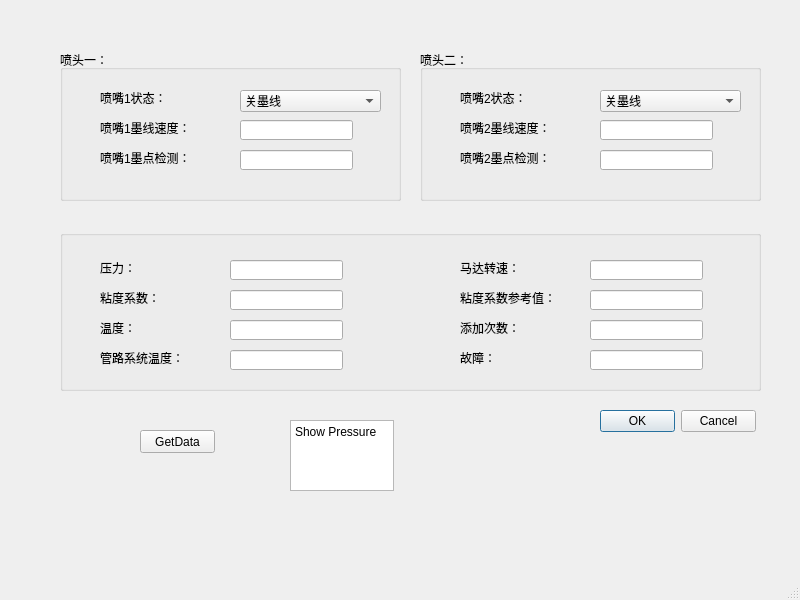
<?xml version="1.0" encoding="UTF-8"?>
<ui version="4.0">
 <class>Jetstatus</class>
 <widget class="QMainWindow" name="Jetstatus">
  <property name="geometry">
   <rect>
    <x>0</x>
    <y>0</y>
    <width>800</width>
    <height>600</height>
   </rect>
  </property>
  <property name="windowTitle">
   <string>MainWindow</string>
  </property>
  <widget class="QWidget" name="centralwidget">
   <widget class="QGroupBox" name="groupBox">
    <property name="geometry">
     <rect>
      <x>60</x>
      <y>50</y>
      <width>341</width>
      <height>151</height>
     </rect>
    </property>
    <property name="title">
     <string>喷头一：</string>
    </property>
    <widget class="QLabel" name="label">
     <property name="geometry">
      <rect>
       <x>40</x>
       <y>40</y>
       <width>71</width>
       <height>16</height>
      </rect>
     </property>
     <property name="text">
      <string>喷嘴1状态：</string>
     </property>
    </widget>
    <widget class="QComboBox" name="comboBox">
     <property name="geometry">
      <rect>
       <x>180</x>
       <y>40</y>
       <width>141</width>
       <height>22</height>
      </rect>
     </property>
     <item>
      <property name="text">
       <string>关墨线</string>
      </property>
     </item>
     <item>
      <property name="text">
       <string>开墨线</string>
      </property>
     </item>
     <item>
      <property name="text">
       <string>墨线更新</string>
      </property>
     </item>
     <item>
      <property name="text">
       <string>墨线稳定性检测</string>
      </property>
     </item>
     <item>
      <property name="text">
       <string>溶剂吸入</string>
      </property>
     </item>
     <item>
      <property name="text">
       <string>打通喷嘴</string>
      </property>
     </item>
     <item>
      <property name="text">
       <string>墨线调整</string>
      </property>
     </item>
    </widget>
    <widget class="QLabel" name="label_2">
     <property name="geometry">
      <rect>
       <x>40</x>
       <y>70</y>
       <width>101</width>
       <height>16</height>
      </rect>
     </property>
     <property name="text">
      <string>喷嘴1墨线速度：</string>
     </property>
    </widget>
    <widget class="QLineEdit" name="lineEdit_5">
     <property name="geometry">
      <rect>
       <x>180</x>
       <y>70</y>
       <width>113</width>
       <height>20</height>
      </rect>
     </property>
    </widget>
    <widget class="QLabel" name="label_38">
     <property name="geometry">
      <rect>
       <x>40</x>
       <y>100</y>
       <width>101</width>
       <height>16</height>
      </rect>
     </property>
     <property name="text">
      <string>喷嘴1墨点检测：</string>
     </property>
    </widget>
    <widget class="QLineEdit" name="lineEdit_6">
     <property name="geometry">
      <rect>
       <x>180</x>
       <y>100</y>
       <width>113</width>
       <height>20</height>
      </rect>
     </property>
    </widget>
   </widget>
   <widget class="QGroupBox" name="groupBox_2">
    <property name="geometry">
     <rect>
      <x>60</x>
      <y>230</y>
      <width>701</width>
      <height>161</height>
     </rect>
    </property>
    <property name="title">
     <string/>
    </property>
    <widget class="QLabel" name="label_5">
     <property name="geometry">
      <rect>
       <x>40</x>
       <y>30</y>
       <width>41</width>
       <height>16</height>
      </rect>
     </property>
     <property name="text">
      <string>压力：</string>
     </property>
    </widget>
    <widget class="QLabel" name="label_6">
     <property name="geometry">
      <rect>
       <x>40</x>
       <y>60</y>
       <width>61</width>
       <height>16</height>
      </rect>
     </property>
     <property name="text">
      <string>粘度系数：</string>
     </property>
    </widget>
    <widget class="QLabel" name="label_40">
     <property name="geometry">
      <rect>
       <x>40</x>
       <y>90</y>
       <width>41</width>
       <height>16</height>
      </rect>
     </property>
     <property name="text">
      <string>温度：</string>
     </property>
    </widget>
    <widget class="QLabel" name="label_41">
     <property name="geometry">
      <rect>
       <x>40</x>
       <y>120</y>
       <width>91</width>
       <height>16</height>
      </rect>
     </property>
     <property name="text">
      <string>管路系统温度：</string>
     </property>
    </widget>
    <widget class="QLineEdit" name="lineEdit">
     <property name="geometry">
      <rect>
       <x>170</x>
       <y>30</y>
       <width>113</width>
       <height>20</height>
      </rect>
     </property>
    </widget>
    <widget class="QLineEdit" name="lineEdit_2">
     <property name="geometry">
      <rect>
       <x>170</x>
       <y>60</y>
       <width>113</width>
       <height>20</height>
      </rect>
     </property>
    </widget>
    <widget class="QLineEdit" name="lineEdit_3">
     <property name="geometry">
      <rect>
       <x>170</x>
       <y>90</y>
       <width>113</width>
       <height>20</height>
      </rect>
     </property>
    </widget>
    <widget class="QLineEdit" name="lineEdit_4">
     <property name="geometry">
      <rect>
       <x>170</x>
       <y>120</y>
       <width>113</width>
       <height>20</height>
      </rect>
     </property>
    </widget>
    <widget class="QLabel" name="label_42">
     <property name="geometry">
      <rect>
       <x>400</x>
       <y>30</y>
       <width>61</width>
       <height>16</height>
      </rect>
     </property>
     <property name="text">
      <string>马达转速：</string>
     </property>
    </widget>
    <widget class="QLabel" name="label_43">
     <property name="geometry">
      <rect>
       <x>400</x>
       <y>60</y>
       <width>101</width>
       <height>16</height>
      </rect>
     </property>
     <property name="text">
      <string>粘度系数参考值：</string>
     </property>
    </widget>
    <widget class="QLabel" name="label_44">
     <property name="geometry">
      <rect>
       <x>400</x>
       <y>90</y>
       <width>61</width>
       <height>16</height>
      </rect>
     </property>
     <property name="text">
      <string>添加次数：</string>
     </property>
    </widget>
    <widget class="QLabel" name="label_45">
     <property name="geometry">
      <rect>
       <x>400</x>
       <y>120</y>
       <width>41</width>
       <height>16</height>
      </rect>
     </property>
     <property name="text">
      <string>故障：</string>
     </property>
    </widget>
    <widget class="QLineEdit" name="lineEdit_15">
     <property name="geometry">
      <rect>
       <x>530</x>
       <y>30</y>
       <width>113</width>
       <height>20</height>
      </rect>
     </property>
    </widget>
    <widget class="QLineEdit" name="lineEdit_16">
     <property name="geometry">
      <rect>
       <x>530</x>
       <y>60</y>
       <width>113</width>
       <height>20</height>
      </rect>
     </property>
    </widget>
    <widget class="QLineEdit" name="lineEdit_32">
     <property name="geometry">
      <rect>
       <x>530</x>
       <y>90</y>
       <width>113</width>
       <height>20</height>
      </rect>
     </property>
    </widget>
    <widget class="QLineEdit" name="lineEdit_33">
     <property name="geometry">
      <rect>
       <x>530</x>
       <y>120</y>
       <width>113</width>
       <height>20</height>
      </rect>
     </property>
    </widget>
   </widget>
   <widget class="QGroupBox" name="groupBox_6">
    <property name="geometry">
     <rect>
      <x>420</x>
      <y>50</y>
      <width>341</width>
      <height>151</height>
     </rect>
    </property>
    <property name="title">
     <string>喷头二：</string>
    </property>
    <widget class="QLabel" name="label_3">
     <property name="geometry">
      <rect>
       <x>40</x>
       <y>40</y>
       <width>71</width>
       <height>16</height>
      </rect>
     </property>
     <property name="text">
      <string>喷嘴2状态：</string>
     </property>
    </widget>
    <widget class="QComboBox" name="comboBox_10">
     <property name="geometry">
      <rect>
       <x>180</x>
       <y>40</y>
       <width>141</width>
       <height>22</height>
      </rect>
     </property>
     <item>
      <property name="text">
       <string>关墨线</string>
      </property>
     </item>
     <item>
      <property name="text">
       <string>开墨线</string>
      </property>
     </item>
     <item>
      <property name="text">
       <string>墨线更新</string>
      </property>
     </item>
     <item>
      <property name="text">
       <string>墨线稳定性检测</string>
      </property>
     </item>
     <item>
      <property name="text">
       <string>溶剂吸入</string>
      </property>
     </item>
     <item>
      <property name="text">
       <string>打通喷嘴</string>
      </property>
     </item>
     <item>
      <property name="text">
       <string>墨线调整</string>
      </property>
     </item>
    </widget>
    <widget class="QLabel" name="label_4">
     <property name="geometry">
      <rect>
       <x>40</x>
       <y>70</y>
       <width>101</width>
       <height>16</height>
      </rect>
     </property>
     <property name="text">
      <string>喷嘴2墨线速度：</string>
     </property>
    </widget>
    <widget class="QLineEdit" name="lineEdit_9">
     <property name="geometry">
      <rect>
       <x>180</x>
       <y>70</y>
       <width>113</width>
       <height>20</height>
      </rect>
     </property>
    </widget>
    <widget class="QLabel" name="label_39">
     <property name="geometry">
      <rect>
       <x>40</x>
       <y>100</y>
       <width>101</width>
       <height>16</height>
      </rect>
     </property>
     <property name="text">
      <string>喷嘴2墨点检测：</string>
     </property>
    </widget>
    <widget class="QLineEdit" name="lineEdit_10">
     <property name="geometry">
      <rect>
       <x>180</x>
       <y>100</y>
       <width>113</width>
       <height>20</height>
      </rect>
     </property>
    </widget>
   </widget>
   <widget class="QDialogButtonBox" name="jetbutton">
    <property name="geometry">
     <rect>
      <x>600</x>
      <y>410</y>
      <width>156</width>
      <height>23</height>
     </rect>
    </property>
    <property name="standardButtons">
     <set>QDialogButtonBox::Cancel|QDialogButtonBox::Ok</set>
    </property>
   </widget>
   <widget class="QPushButton" name="pushButton">
    <property name="geometry">
     <rect>
      <x>140</x>
      <y>430</y>
      <width>75</width>
      <height>23</height>
     </rect>
    </property>
    <property name="text">
     <string>GetData</string>
    </property>
   </widget>
   <widget class="QTextEdit" name="pressure0">
    <property name="geometry">
     <rect>
      <x>290</x>
      <y>420</y>
      <width>104</width>
      <height>71</height>
     </rect>
    </property>
    <property name="html">
     <string>&lt;!DOCTYPE HTML PUBLIC &quot;-//W3C//DTD HTML 4.0//EN&quot; &quot;http://www.w3.org/TR/REC-html40/strict.dtd&quot;&gt;
&lt;html&gt;&lt;head&gt;&lt;meta name=&quot;qrichtext&quot; content=&quot;1&quot; /&gt;&lt;style type=&quot;text/css&quot;&gt;
p, li { white-space: pre-wrap; }
&lt;/style&gt;&lt;/head&gt;&lt;body style=&quot; font-family:'SimSun'; font-size:9pt; font-weight:400; font-style:normal;&quot;&gt;
&lt;p style=&quot; margin-top:0px; margin-bottom:0px; margin-left:0px; margin-right:0px; -qt-block-indent:0; text-indent:0px;&quot;&gt;Show Pressure&lt;/p&gt;&lt;/body&gt;&lt;/html&gt;</string>
    </property>
   </widget>
  </widget>
  <widget class="QMenuBar" name="menubar">
   <property name="geometry">
    <rect>
     <x>0</x>
     <y>0</y>
     <width>800</width>
     <height>23</height>
    </rect>
   </property>
  </widget>
  <widget class="QStatusBar" name="statusbar"/>
 </widget>
 <resources/>
 <connections/>
</ui>
